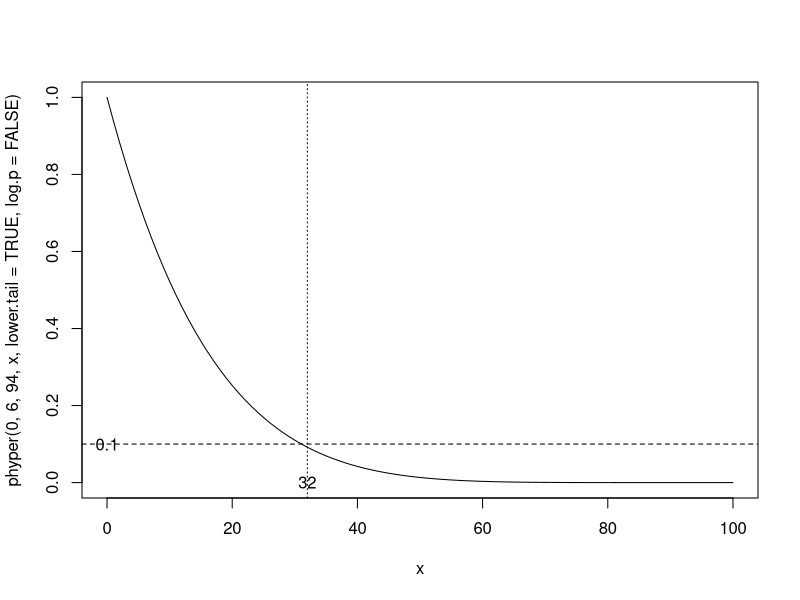
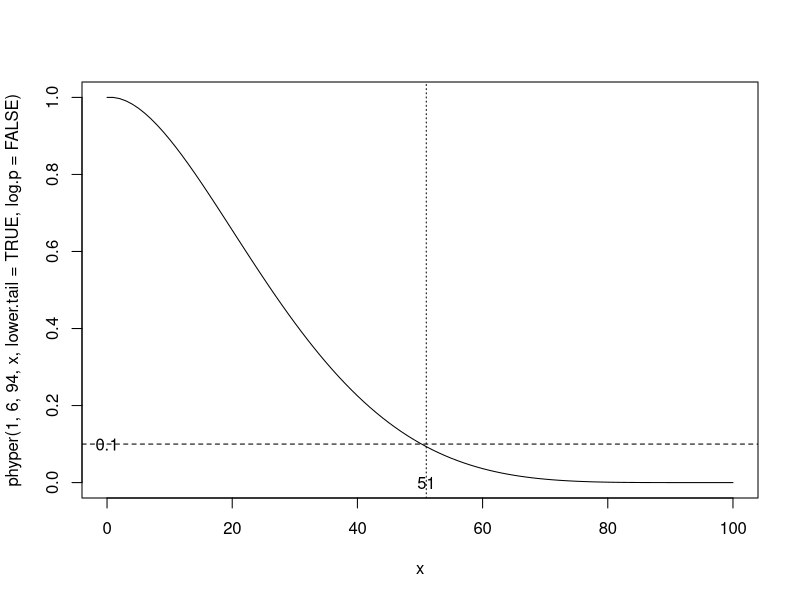
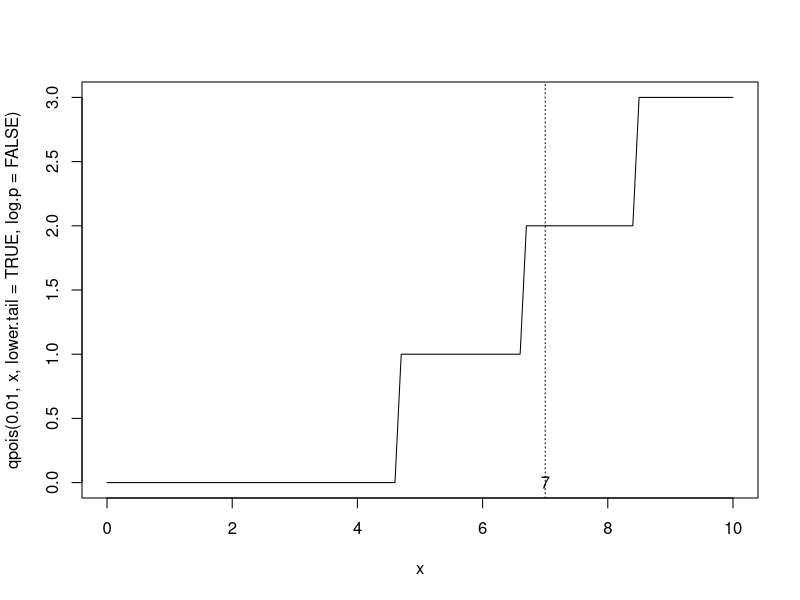
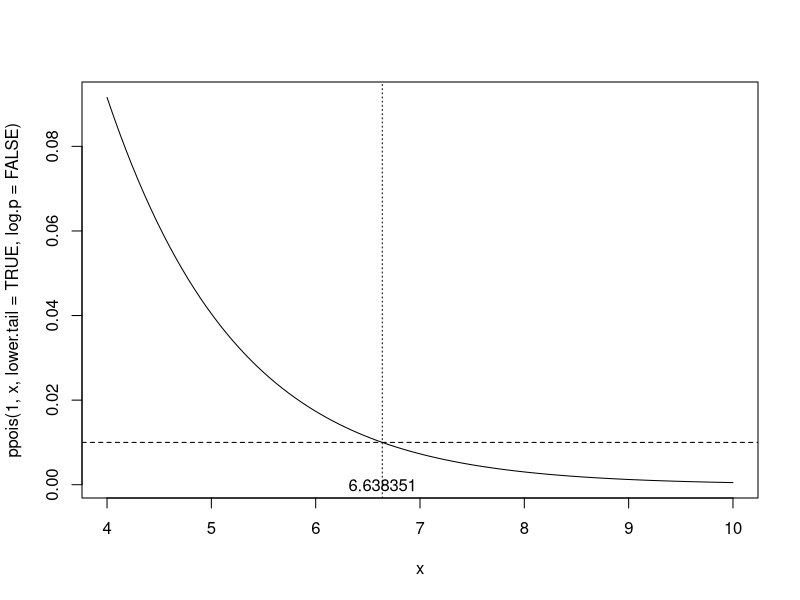

R code for these plots, in order:
## ---- chunk 1
# by resolving equation
uniroot(function(k)(((100-k)*(99-k)*(98-k)*(97-k)*(96-k)*(95-k))/(100*99*98*97*96*95)-0.1), lower=0, upper=100)$root
# by bisection method
## when K up to 32, the probability of no defective part is smaller than 0.1.
dhyper(0, 6, 94, 32, log = FALSE)
## when K down to 31, the defective might not be chose on 0.1 probability.
qhyper(0.1, 6, 94, 31, lower.tail = TRUE, log.p = FALSE)
# by function of phyper
uniroot(function(k)(phyper(0, 6, 94, k, lower.tail = TRUE, log.p = FALSE)-0.1), lower=0, upper=100)$root
# draw the curve
curve(phyper(0, 6, 94, x, lower.tail = TRUE, log.p = FALSE), 0, 100); text(0,0.1, "0.1"); abline(h = 0.1, lty = 2); text(32,0, "32"); abline(v = 32, lty = 3)
## ---- chunk 2
# by resolving equation
uniroot(function(k)(((95+5*k)*(100-k)*(99-k)*(98-k)*(97-k)*(96-k))/(100*99*98*97*96*95)-0.1), lower=0, upper=100)$root
# by function of phyper
uniroot(function(k)(phyper(1, 6, 94, k, lower.tail = TRUE, log.p = FALSE)-0.1), lower=1, upper=100)$root
# draw the curve
curve(phyper(1, 6, 94, x, lower.tail = TRUE, log.p = FALSE), 0, 100); text(0,0.1, "0.1"); abline(h = 0.1, lty = 2); text(51,0, "51"); abline(v = 51, lty = 3)
## ---- chunk 3
# by resolving equation
uniroot(function(x)(exp(x)-100*x-100), lower=0, upper=10)$root

# by bisection method
# when lambda is between 6 and 7, a randomly chosen cookie has at least 2 chocolate chips on 0.01 probability.
qpois(0.01, 6, lower.tail = TRUE, log.p = FALSE)
curve(qpois(0.01, x, lower.tail = TRUE, log.p = FALSE), from=0,to=10); text(7,0, "7"); abline(v = 7, lty = 3)

# by function of ppois
uniroot(function(x)(ppois(1, x, lower.tail = TRUE, log.p = FALSE)-0.01), lower=0, upper=100)$root
curve(ppois(1, x, lower.tail = TRUE, log.p = FALSE), from=4,to=10); abline(h = 0.01, lty = 2); text(6.64,0, "6.638351"); abline(v = 6.638351, lty = 3)
